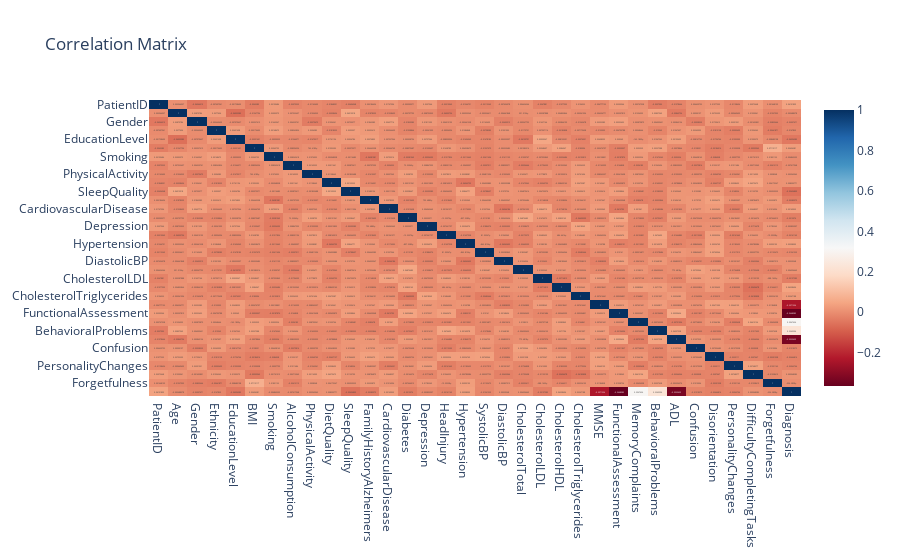
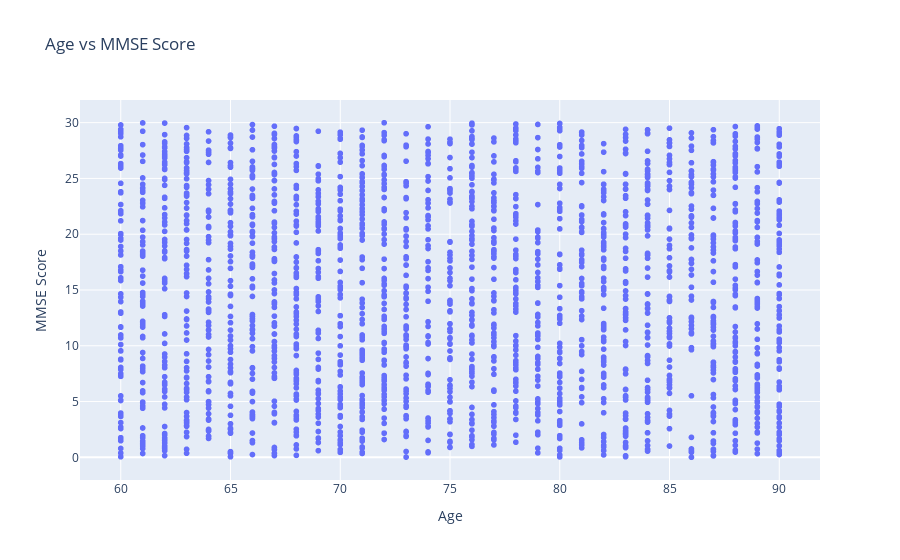

Write notebook code for charts like these, in order.
### Code cell
# Correlation Matrix Heatmap
corr_matrix = dataset.corr()
fig_corr = px.imshow(corr_matrix, text_auto=True, aspect="auto",
                     title="Correlation Matrix", color_continuous_scale="RdBu")
fig_corr.show()

# Scatter Plot: Age vs. MMSE Score
fig_scatter = px.scatter(dataset, x="Age", y="MMSE", title="Age vs MMSE Score",
                         labels={"Age": "Age", "MMSE": "MMSE Score"})
fig_scatter.show()

### Figure 1 — Plotly figure (JSON) as saved in the notebook; plotly's stock layout.template omitted (floating-point values rounded to 4 significant figures; data arrays with more than 128 entries replaced by an {"elided": "..."} marker saying what was removed)
{"data": [{"coloraxis": "coloraxis", "hovertemplate": "x: %{x}<br>y: %{y}<br>color: %{z}<extra></extra>", "name": "0", "texttemplate": "%{z}", "type": "heatmap", "x": ["PatientID", "Age", "Gender", "Ethnicity", "EducationLevel", "BMI", "Smoking", "AlcoholConsumption", "PhysicalActivity", "DietQuality", "SleepQuality", "FamilyHistoryAlzheimers", "CardiovascularDisease", "Diabetes", "Depression", "HeadInjury", "Hypertension", "SystolicBP", "DiastolicBP", "CholesterolTotal", "CholesterolLDL", "CholesterolHDL", "CholesterolTriglycerides", "MMSE", "FunctionalAssessment", "MemoryComplaints", "BehavioralProblems", "ADL", "Confusion", "Disorientation", "PersonalityChanges", "DifficultyCompletingTasks", "Forgetfulness", "Diagnosis"], "xaxis": "x", "y": ["PatientID", "Age", "Gender", "Ethnicity", "EducationLevel", "BMI", "Smoking", "AlcoholConsumption", "PhysicalActivity", "DietQuality", "SleepQuality", "FamilyHistoryAlzheimers", "CardiovascularDisease", "Diabetes", "Depression", "HeadInjury", "Hypertension", "SystolicBP", "DiastolicBP", "CholesterolTotal", "CholesterolLDL", "CholesterolHDL", "CholesterolTriglycerides", "MMSE", "FunctionalAssessment", "MemoryComplaints", "BehavioralProblems", "ADL", "Confusion", "Disorientation", "PersonalityChanges", "DifficultyCompletingTasks", "Forgetfulness", "Diagnosis"], "yaxis": "y", "z": {"elided": "34x34 float values"}}], "layout": {"coloraxis": {"colorscale": [[0, "rgb(103,0,31)"], [0.1, "rgb(178,24,43)"], [0.2, "rgb(214,96,77)"], [0.3, "rgb(244,165,130)"], [0.4, "rgb(253,219,199)"], [0.5, "rgb(247,247,247)"], [0.6, "rgb(209,229,240)"], [0.7, "rgb(146,197,222)"], [0.8, "rgb(67,147,195)"], [0.9, "rgb(33,102,172)"], [1, "rgb(5,48,97)"]]}, "title": {"text": "Correlation Matrix"}, "xaxis": {"anchor": "y", "domain": [0, 1]}, "yaxis": {"anchor": "x", "autorange": "reversed", "domain": [0, 1]}}}

### Figure 2 — Plotly figure (JSON) as saved in the notebook; plotly's stock layout.template omitted (floating-point values rounded to 4 significant figures; data arrays with more than 128 entries replaced by an {"elided": "..."} marker saying what was removed)
{"data": [{"hovertemplate": "Age=%{x}<br>MMSE Score=%{y}<extra></extra>", "legendgroup": "", "marker": {"color": "#636efa", "symbol": "circle"}, "mode": "markers", "name": "", "showlegend": false, "type": "scattergl", "x": {"elided": "2149 int values"}, "xaxis": "x", "y": {"elided": "2149 float values"}, "yaxis": "y"}], "layout": {"legend": {"tracegroupgap": 0}, "title": {"text": "Age vs MMSE Score"}, "xaxis": {"anchor": "y", "domain": [0, 1], "title": {"text": "Age"}}, "yaxis": {"anchor": "x", "domain": [0, 1], "title": {"text": "MMSE Score"}}}}
